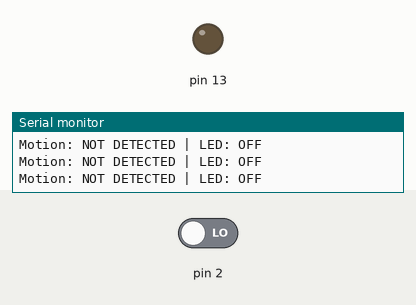
A sketch run on a simulated Arduino Uno, built with avr-gcc and run on an emulated ATmega328P. Parts: output pins drawn as LEDs (lit = HIGH), the last lines printed to the serial monitor. The test bench sets the inputs (shaded band); at power-on: pin 2 LOW.

Above: at 1.2 s.
1.3 s: pin 2 driven HIGH
At 2.4 s:
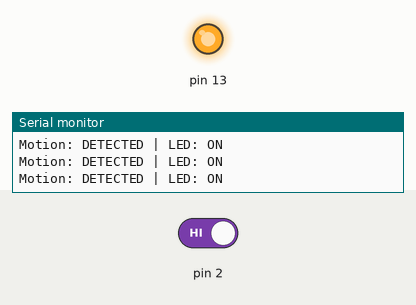
2.8 s: pin 2 driven LOW
At 3.7 s:
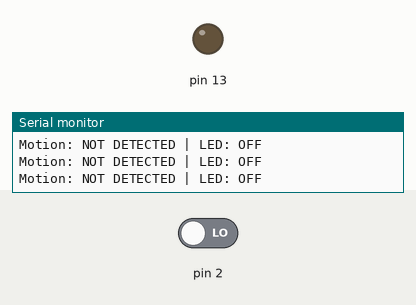
Timing chart, 0 to 5.8 s (numbered marks = the images above; inputs shaded):
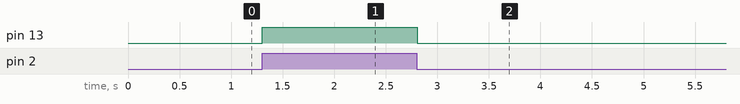

The sketch:

Task_1.1P_Code.ino
```cpp
// Set up the serial monitor, input and output pins
void setup()
{
	Serial.begin(9600);

    // Set pin 2 to receive input(PIR Sensor)
	pinMode(2, INPUT);

  	// Set pin 13 to give output(LED)
	pinMode(13, OUTPUT);
}

// Loop that is constantly run as long as power is received
void loop()
{
  	// If the PIR Sensor detects motion:
	if(digitalRead(2) == HIGH)
    {
      	// Print that motion is detected
    	Serial.print("Motion: DETECTED ");

      	// Turn the LED on
      	digitalWrite(13, HIGH);

      	// Print that the LED is on
      	Serial.println("| LED: ON");
    }

    // Otherwise, the PIR Sensor is not detecting motion, so:
  	else
    {
      	// Print that motion is not detected
      	Serial.print("Motion: NOT DETECTED ");

      	// Turn the LED off (incase it was on)
      	digitalWrite(13, LOW);

      	// Print that the LED is off
      	Serial.println("| LED: OFF");
    }

  	// Add a 100ms delay to stop the Tinkercad service from lagging
  	delay(100);
}
```

Measured:
- after the input at 1.3 s, pin 13: LOW → HIGH at once
- after the input at 2.8 s, pin 13: HIGH → LOW at once
